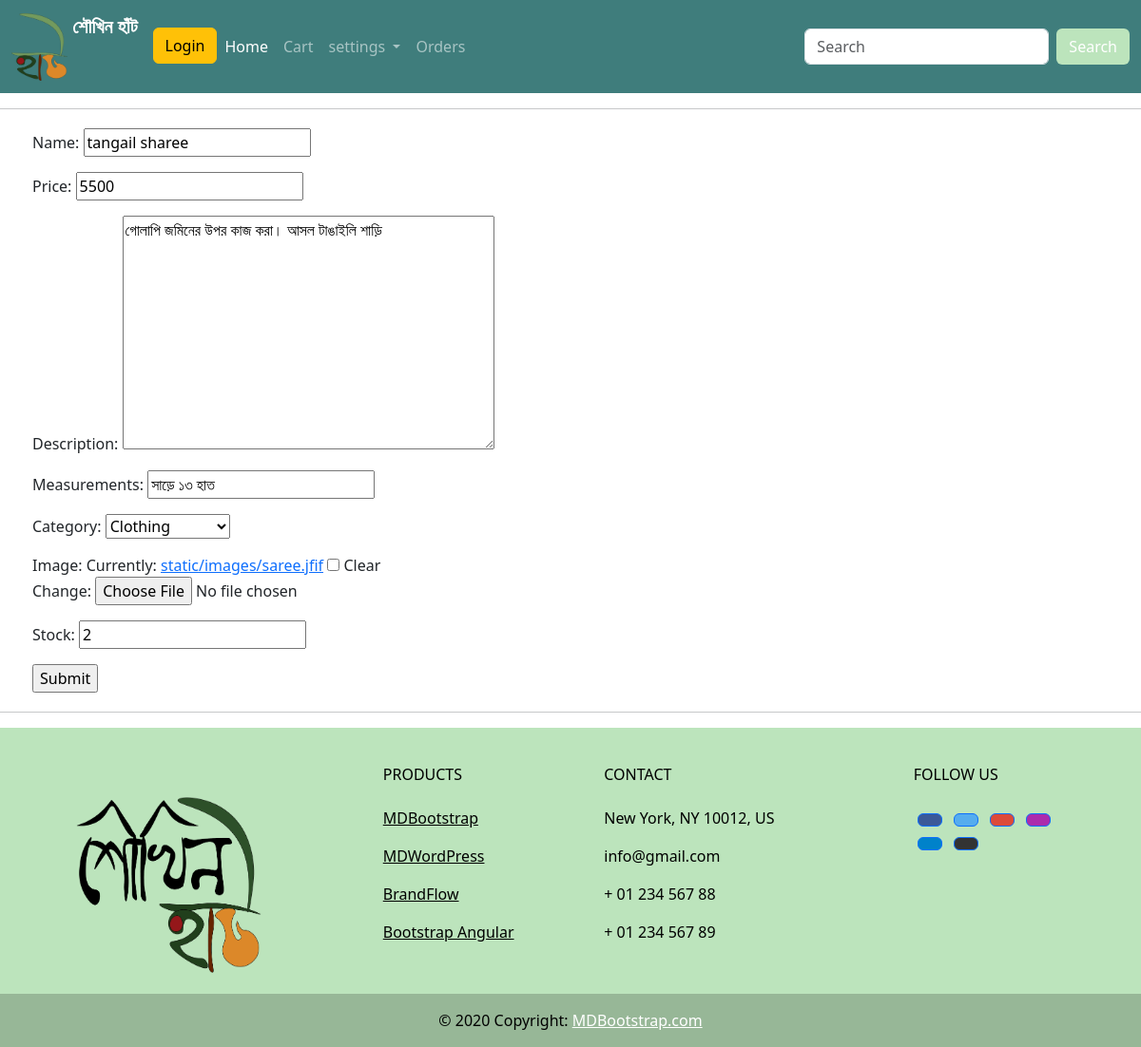
The app's page /product_details/edit_product/9 with its own data.
### shoukhin/models.py (models this page shows, shortened)
class product(models.Model):
    CATEGORY_CHOICES = CATEGORY_CHOICES = [
        ('jute', 'Jute'),
        ('clothing', 'Clothing'),
        ('jewellery', 'Jewellery'),
        ('food', 'Food'),
        ('home_decor', 'Home Decor'),
        ('pottery', 'Pottery'),
        ('nakshi_kantha', 'Nakshi Kantha'),
        ('others', 'Others'),
    ]
    name = models.CharField(max_length=200)
    price = models.IntegerField()
    description = models.TextField(blank=True,null=True)
    measurements = models.CharField(max_length=300)
    category = models.CharField(max_length=100, choices=CATEGORY_CHOICES, default='others')
    image = models.ImageField(upload_to='static/images', blank=True, null=True, default='static/images/default_no_img.jfif')
    stock = models.IntegerField(default=0)

### shoukhin/views.py (the view)
# urls.py: path('product_details/edit_product/<str:id>', s_view.edit_product, name='edit_product'),
def edit_product(request,id):
    prod = product.objects.get(pk=id)
    form=productForm(instance=prod)
    if request.method == 'POST':
        form=productForm(request.POST,request.FILES , instance=prod)
        if form.is_valid():
            form.save()
            return redirect('product_details')
    context = {
        'form': form
    }
    return render(request, template_name='body/add_product.html', context=context)

### shoukhin/forms.py
class productForm(ModelForm):
    class Meta:
        model=product
        fields='__all__'

### shoukhin/template/body/add_product.html (shortened to what this page needs)
{% extends 'body/main.html' %}
{% load static %}
{% block content %}
<form action="" method="POST" enctype="multipart/form-data">
    {{form.as_p}}
    <input type="submit" name="Submit">
</form>
{% endblock %}

### records on screen
product: name "tangail sharee", price "5500", description "গোলাপি জমিনের উপর কাজ করা। আসল টাঙাইলি শাড়ি", measurements "সাড়ে ১৩ হাত", category "Clothing", stock "2"
